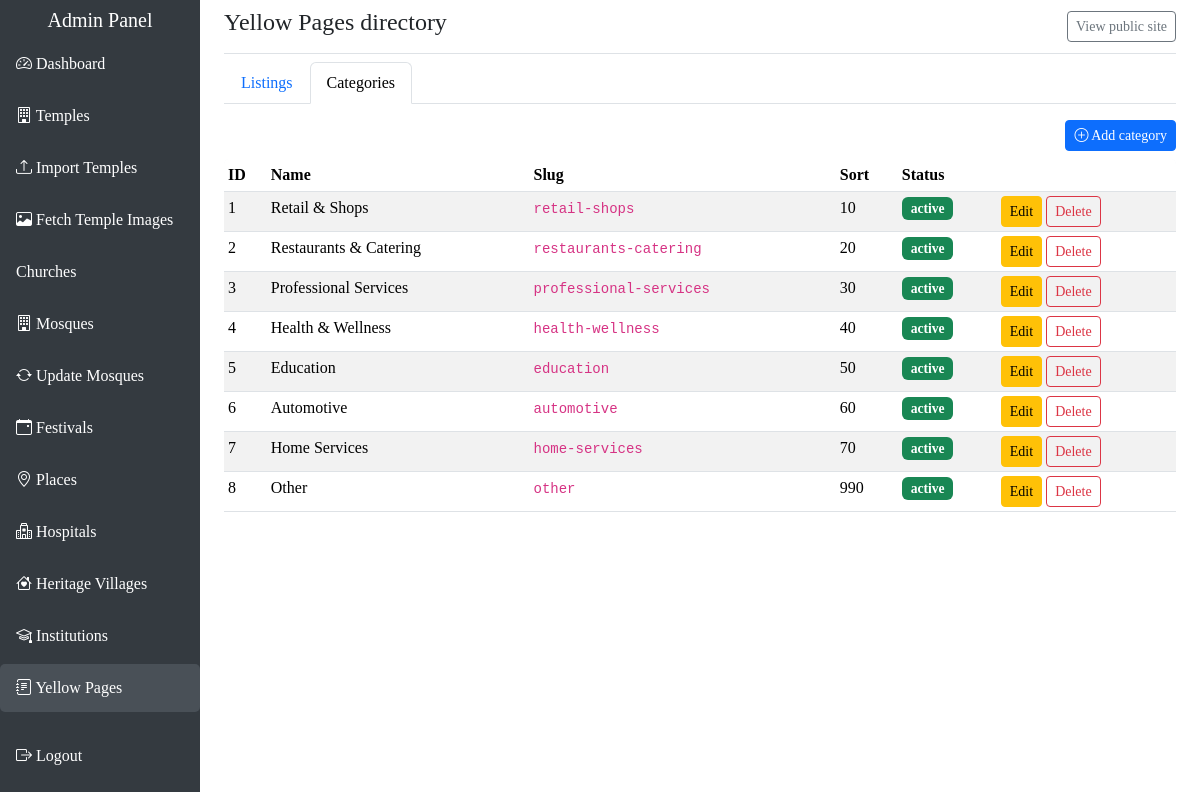
The app's page /admin/directory.php?tab=categories (signed in) with its own data.
### tables this page shows
CREATE TABLE IF NOT EXISTS `directory_categories` (
  `id` INT UNSIGNED NOT NULL AUTO_INCREMENT,
  `name` VARCHAR(160) NOT NULL,
  `slug` VARCHAR(180) NOT NULL,
  `sort_order` INT NOT NULL DEFAULT 0,
  `status` ENUM('active','inactive') NOT NULL DEFAULT 'active',
  `created_at` TIMESTAMP NOT NULL DEFAULT CURRENT_TIMESTAMP,
  PRIMARY KEY (`id`),
  UNIQUE KEY `uniq_directory_cat_slug` (`slug`),
  KEY `idx_directory_cat_status` (`status`,`sort_order`)
);

### admin/directory.php (the view, shortened to what this page needs)
<?php
$conn = getDBConnection();
$activeTab = (isset($_GET['tab']) && $_GET['tab'] === 'categories') ? 'categories' : 'entries';
$catsRows = @$conn->query('SELECT * FROM directory_categories ORDER BY sort_order ASC, name ASC');
$categoriesList = ($catsRows) ? $catsRows->fetch_all(MYSQLI_ASSOC) : [];
$entriesRows = @$conn->query(
    'SELECT e.*, c.name AS category_name FROM directory_entries e
     LEFT JOIN directory_categories c ON c.id = e.category_id
     ORDER BY FIELD(e.status,\'pending\',\'active\',\'inactive\',\'rejected\'), e.id DESC'
);
$entriesList = ($entriesRows) ? $entriesRows->fetch_all(MYSQLI_ASSOC) : [];
?>
<!DOCTYPE html>
<html lang="en">
<head>
    <link href="https://cdn.jsdelivr.net/npm/bootstrap@5.3.2/dist/css/bootstrap.min.css" rel="stylesheet">
    <link rel="stylesheet" href="https://cdn.jsdelivr.net/npm/bootstrap-icons@1.11.3/font/bootstrap-icons.css">
    <link rel="stylesheet" href="<?php echo BASE_PATH; ?>/assets/css/style.css?v=<?php echo rawurlencode(STYLE_CSS_V); ?>">
</head>
<body class="admin-page">
    <div class="container-fluid">
        <div class="row">
            <?php include __DIR__ . '/includes/sidebar.php'; ?>
            <main class="col-md-9 ms-sm-auto col-lg-10 px-md-4">
                <div class="d-flex justify-content-between flex-wrap flex-md-nowrap align-items-center pt-2 pb-2 mb-2 border-bottom">
                    <h1 class="h4">Yellow Pages directory</h1>
                    <a href="<?php echo htmlspecialchars(BASE_PATH . '/yellow-pages.php'); ?>" class="btn btn-outline-secondary btn-sm" target="_blank" rel="noopener">View public site</a>
                </div>
                <ul class="nav nav-tabs mb-3">
                    <li class="nav-item">
                        <a class="nav-link <?php echo $activeTab === 'entries' ? 'active' : ''; ?>" href="?tab=entries">Listings</a>
                    </li>
                    <li class="nav-item">
                        <a class="nav-link <?php echo $activeTab === 'categories' ? 'active' : ''; ?>" href="?tab=categories">Categories</a>
                    </li>
                </ul>
                <?php if ($activeTab === 'entries'): ?>
                    <div class="d-flex justify-content-end mb-2">
                        <button type="button" class="btn btn-primary btn-sm" data-bs-toggle="modal" data-bs-target="#entryModal">
                            <i class="bi bi-plus-circle"></i> Add listing
                        </button>
                    </div>
                    <div class="table-responsive">
                        <table class="table table-striped table-hover table-sm align-middle">
                            <thead>
                                <tr>
                                    <th>ID</th>
                                    <th>Name</th>
                                    <th>Category</th>
                                    <th>Slug</th>
                                    <th>Status</th>
                                    <th>Submitter</th>
                                    <th></th>
                                </tr>
                            </thead>
                            <tbody>
                                <?php if (empty($entriesList)): ?>
                                    <tr><td colspan="7" class="text-center py-4">No listings yet. Import <code>database/directory_schema.sql</code> if tables are missing, or add listings above.</td></tr>
                                <?php else: ?>
                                    <?php foreach ($entriesList as $row): ?>
                                        <tr>
                                            <td><?php echo (int) $row['id']; ?></td>
                                            <td><?php echo htmlspecialchars($row['name']); ?><?php echo !empty($row['featured']) ? ' <span class="badge bg-warning text-dark">Feat</span>' : ''; ?></td>
                                            <td><?php echo htmlspecialchars($row['category_name'] ?? '—'); ?></td>
                                            <td><code class="small"><?php echo htmlspecialchars($row['slug']); ?></code></td>
                                            <td><span class="badge bg-<?php
                                                echo $row['status'] === 'active' ? 'success' : ($row['status'] === 'pending' ? 'warning text-dark' : 'secondary');
                                                ?>"><?php echo htmlspecialchars($row['status']); ?></span></td>
                                            <td class="small"><?php echo htmlspecialchars($row['submitter_email']); ?></td>
                                            <td class="text-nowrap">
                                                <a class="btn btn-sm btn-outline-primary" href="<?php echo htmlspecialchars(BASE_PATH . '/yellow-page.php?slug=' . rawurlencode($row['slug'])); ?>" target="_blank" rel="noopener">View</a>
                                                <a class="btn btn-sm btn-warning" href="?tab=entries&amp;edit_entry=<?php echo (int) $row['id']; ?>">Edit</a>
                                                <form method="post" class="d-inline" onsubmit="return confirm('Delete this listing?');">
                                                    <input type="hidden" name="csrf_token" value="<?php echo htmlspecialchars(generateCSRFToken(), ENT_QUOTES, 'UTF-8'); ?>">
                                                    <input type="hidden" name="form" value="entry_delete">
                                                    <input type="hidden" name="entry_id" value="<?php echo (int) $row['id']; ?>">
                                                    <button type="submit" class="btn btn-sm btn-danger">Delete</button>
                                                </form>
                                            </td>
                                        </tr>
                                    <?php endforeach; ?>
                                <?php endif; ?>
                            </tbody>
                        </table>
                    </div>
                <?php else: ?>
                    <div class="d-flex justify-content-end mb-2">
                        <button type="button" class="btn btn-primary btn-sm" data-bs-toggle="modal" data-bs-target="#catModal">
                            <i class="bi bi-plus-circle"></i> Add category
                        </button>
                    </div>
                    <div class="table-responsive">
                        <table class="table table-striped table-hover table-sm">
                            <thead>
                                <tr>
                                    <th>ID</th>
                                    <th>Name</th>
                                    <th>Slug</th>
                                    <th>Sort</th>
                                    <th>Status</th>
                                    <th></th>
                                </tr>
                            </thead>
                            <tbody>
                                <?php if (empty($categoriesList)): ?>
                                    <tr><td colspan="6" class="text-center py-4">No categories. Run <code>database/directory_schema.sql</code>.</td></tr>
                                <?php else: ?>
                                    <?php foreach ($categoriesList as $c): ?>
                                        <tr>
                                            <td><?php echo (int) $c['id']; ?></td>
                                            <td><?php echo htmlspecialchars($c['name']); ?></td>
                                            <td><code class="small"><?php echo htmlspecialchars($c['slug']); ?></code></td>
                                            <td><?php echo (int) $c['sort_order']; ?></td>
                                            <td><span class="badge bg-<?php echo $c['status'] === 'active' ? 'success' : 'secondary'; ?>"><?php echo htmlspecialchars($c['status']); ?></span></td>
                                            <td class="text-nowrap">
                                                <a class="btn btn-sm btn-warning" href="?tab=categories&amp;edit_cat=<?php echo (int) $c['id']; ?>">Edit</a>
                                                <form method="post" class="d-inline" onsubmit="return confirm('Delete category?');">
                                                    <button type="submit" class="btn btn-sm btn-outline-danger">Delete</button>
                                                </form>
                                            </td>
                                        </tr>
                                    <?php endforeach; ?>
                                <?php endif; ?>
                            </tbody>
                        </table>
                    </div>
                <?php endif; ?>
            </main>
        </div>
    </div>
</body>
</html>

### admin/includes/sidebar.php
<nav class="col-md-3 col-lg-2 admin-sidebar px-0">
    <div class="position-sticky pt-2">
        <h5 class="text-white text-center mb-2">Admin Panel</h5>
        <ul class="nav flex-column">
            <li class="nav-item">
                <a class="nav-link <?php echo basename($_SERVER['PHP_SELF']) === 'index.php' ? 'active' : ''; ?>" href="<?php echo BASE_PATH; ?>/admin/">
                    <i class="bi bi-speedometer2"></i> Dashboard
                </a>
            </li>
            <li class="nav-item">
                <a class="nav-link <?php echo basename($_SERVER['PHP_SELF']) === 'temples.php' ? 'active' : ''; ?>" href="<?php echo BASE_PATH; ?>/admin/temples.php">
                    <i class="bi bi-building"></i> Temples
                </a>
            </li>
            <li class="nav-item">
                <a class="nav-link <?php echo basename($_SERVER['PHP_SELF']) === 'import_temples.php' ? 'active' : ''; ?>" href="<?php echo BASE_PATH; ?>/admin/import_temples.php">
                    <i class="bi bi-upload"></i> Import Temples
                </a>
            </li>
            <li class="nav-item">
                <a class="nav-link <?php echo basename($_SERVER['PHP_SELF']) === 'fetch_temple_images.php' ? 'active' : ''; ?>" href="<?php echo BASE_PATH; ?>/admin/fetch_temple_images.php">
                    <i class="bi bi-image"></i> Fetch Temple Images
                </a>
            </li>
            <li class="nav-item">
                <a class="nav-link <?php echo basename($_SERVER['PHP_SELF']) === 'churches.php' ? 'active' : ''; ?>" href="<?php echo BASE_PATH; ?>/admin/churches.php">
                    <i class="bi bi-church"></i> Churches
                </a>
            </li>
            <li class="nav-item">
                <a class="nav-link <?php echo basename($_SERVER['PHP_SELF']) === 'mosques.php' ? 'active' : ''; ?>" href="<?php echo BASE_PATH; ?>/admin/mosques.php">
                    <i class="bi bi-building"></i> Mosques
                </a>
            </li>
            <li class="nav-item">
                <a class="nav-link <?php echo basename($_SERVER['PHP_SELF']) === 'update_mosques.php' ? 'active' : ''; ?>" href="<?php echo BASE_PATH; ?>/admin/update_mosques.php">
                    <i class="bi bi-arrow-repeat"></i> Update Mosques
                </a>
            </li>
            <li class="nav-item">
                <a class="nav-link <?php echo basename($_SERVER['PHP_SELF']) === 'festivals.php' ? 'active' : ''; ?>" href="<?php echo BASE_PATH; ?>/admin/festivals.php">
                    <i class="bi bi-calendar-event"></i> Festivals
                </a>
            </li>
            <li class="nav-item">
                <a class="nav-link <?php echo basename($_SERVER['PHP_SELF']) === 'places.php' ? 'active' : ''; ?>" href="<?php echo BASE_PATH; ?>/admin/places.php">
                    <i class="bi bi-geo-alt"></i> Places
                </a>
            </li>
            <li class="nav-item">
                <a class="nav-link <?php echo basename($_SERVER['PHP_SELF']) === 'hospitals.php' ? 'active' : ''; ?>" href="<?php echo BASE_PATH; ?>/admin/hospitals.php">
                    <i class="bi bi-hospital"></i> Hospitals
                </a>
            </li>
            <li class="nav-item">
                <a class="nav-link <?php echo basename($_SERVER['PHP_SELF']) === 'heritage-villages.php' ? 'active' : ''; ?>" href="<?php echo BASE_PATH; ?>/admin/heritage-villages.php">
                    <i class="bi bi-house-heart"></i> Heritage Villages
                </a>
            </li>
            <li class="nav-item">
                <a class="nav-link <?php echo basename($_SERVER['PHP_SELF']) === 'institutions.php' ? 'active' : ''; ?>" href="<?php echo BASE_PATH; ?>/admin/institutions.php">
                    <i class="bi bi-mortarboard"></i> Institutions
                </a>
            </li>
            <li class="nav-item">
                <a class="nav-link <?php echo basename($_SERVER['PHP_SELF']) === 'directory.php' ? 'active' : ''; ?>" href="<?php echo BASE_PATH; ?>/admin/directory.php">
                    <i class="bi bi-journal-text"></i> Yellow Pages
                </a>
            </li>
            <li class="nav-item mt-3">
                <a class="nav-link" href="<?php echo BASE_PATH; ?>/admin/logout.php">
                    <i class="bi bi-box-arrow-right"></i> Logout
                </a>
            </li>
        </ul>
    </div>
</nav>

### records on screen
directory_categories: id "1", name "Retail & Shops", slug "retail-shops", sort_order "10", status "active"
directory_categories: id "2", name "Restaurants & Catering", slug "restaurants-catering", sort_order "20", status "active"
directory_categories: id "3", name "Professional Services", slug "professional-services", sort_order "30", status "active"
directory_categories: id "4", name "Health & Wellness", slug "health-wellness", sort_order "40", status "active"
directory_categories: id "5", name "Education", slug "education", sort_order "50", status "active"
directory_categories: id "6", name "Automotive", slug "automotive", sort_order "60", status "active"
directory_categories: id "7", name "Home Services", slug "home-services", sort_order "70", status "active"
directory_categories: id "8", name "Other", slug "other", sort_order "990", status "active"
